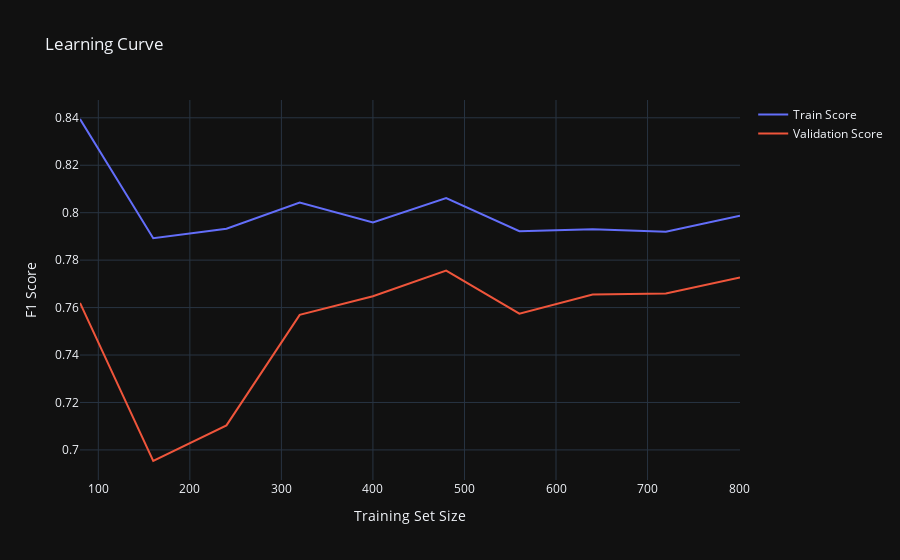

Write notebook code for a chart like this one.
### Code cell
evaluation(grid_search.best_estimator_)

### Figure 1 — Plotly figure (JSON) as saved in the notebook; plotly's stock layout.template omitted (floating-point values rounded to 4 significant figures)
{"data": [{"mode": "lines", "name": "Train Score", "type": "scatter", "x": [80, 160, 240, 320, 400, 480, 560, 640, 720, 801], "y": [0.8395, 0.7892, 0.7933, 0.8042, 0.7959, 0.8062, 0.7922, 0.7931, 0.792, 0.7988]}, {"mode": "lines", "name": "Validation Score", "type": "scatter", "x": [80, 160, 240, 320, 400, 480, 560, 640, 720, 801], "y": [0.7619, 0.6953, 0.7104, 0.7569, 0.7648, 0.7756, 0.7574, 0.7655, 0.766, 0.7727]}], "layout": {"title": {"text": "Learning Curve"}, "xaxis": {"title": {"text": "Training Set Size"}}, "yaxis": {"title": {"text": "F1 Score"}}}}
